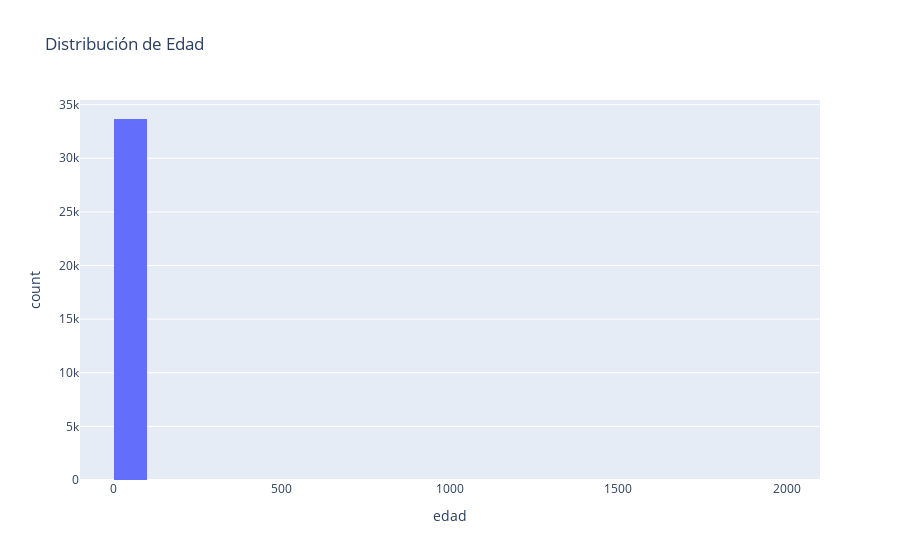
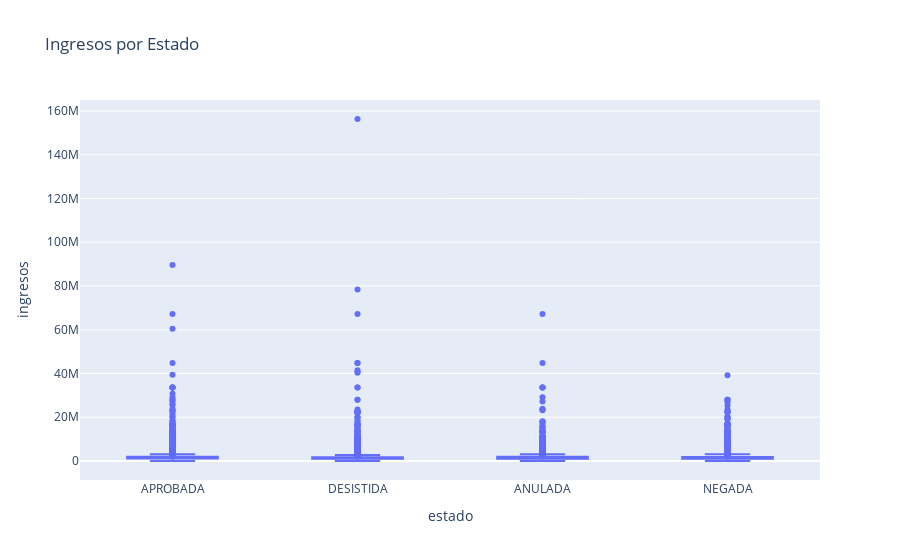

Notebook cell for these charts, in order:
### Code cell
# Punto 1 -> Cliente objetivo, cuál sería?

import plotly.io as pio
pio.renderers.default = "plotly_mimetype"

# Vemos el resumen rápido
display(df.describe(include="all").T.head(15))

# Hacemos un histograma de distribución por edad
fig1 = px.histogram(df, x="edad", nbins=30, title="Distribución de Edad")
fig1.show()

#Ahora la guardamos
out1 = "../reports/figures/fig1_edad_hist.png"
fig1.write_image(out1, width=1000, height=600)

#Para seguir viendo la data, hacemos un boxplot de ingresos vs. estado
fig2 = px.box(df, x="estado", y="ingresos", title="Ingresos por Estado")
fig2.show()

#Ahora la guardamos
out2 = "../reports/figures/fig2_ingvsestado_box.png"
fig2.write_image(out2, width=1000, height=600)

#Ahora vamos agrupando y perfilando
profiling = (
    df.groupby("estado")[["edad", "ingresos", "egresos",
                          "cuota_inicial", "valor_solicitado"]]
      .median()
      .round(0)
)
profiling

### Figure 1 — Plotly figure (JSON) as saved in the notebook; plotly's stock layout.template omitted (floating-point values rounded to 4 significant figures; data arrays with more than 128 entries replaced by an {"elided": "..."} marker saying what was removed)
{"data": [{"bingroup": "x", "hovertemplate": "edad=%{x}<br>count=%{y}<extra></extra>", "legendgroup": "", "marker": {"color": "#636efa", "pattern": {"shape": ""}}, "name": "", "nbinsx": 30, "orientation": "v", "showlegend": false, "type": "histogram", "x": {"elided": "33668 int values"}, "xaxis": "x", "yaxis": "y"}], "layout": {"barmode": "relative", "legend": {"tracegroupgap": 0}, "title": {"text": "Distribución de Edad"}, "xaxis": {"anchor": "y", "domain": [0, 1], "title": {"text": "edad"}}, "yaxis": {"anchor": "x", "domain": [0, 1], "title": {"text": "count"}}}}

### Figure 2 — Plotly figure (JSON) as saved in the notebook; plotly's stock layout.template omitted (floating-point values rounded to 4 significant figures; data arrays with more than 128 entries replaced by an {"elided": "..."} marker saying what was removed)
{"data": [{"alignmentgroup": "True", "hovertemplate": "estado=%{x}<br>ingresos=%{y}<extra></extra>", "legendgroup": "", "marker": {"color": "#636efa"}, "name": "", "notched": false, "offsetgroup": "", "orientation": "v", "showlegend": false, "type": "box", "x": {"elided": "33668 str values"}, "x0": " ", "xaxis": "x", "y": {"elided": "33668 float values"}, "y0": " ", "yaxis": "y"}], "layout": {"boxmode": "group", "legend": {"tracegroupgap": 0}, "title": {"text": "Ingresos por Estado"}, "xaxis": {"anchor": "y", "domain": [0, 1], "title": {"text": "estado"}}, "yaxis": {"anchor": "x", "domain": [0, 1], "title": {"text": "ingresos"}}}}
